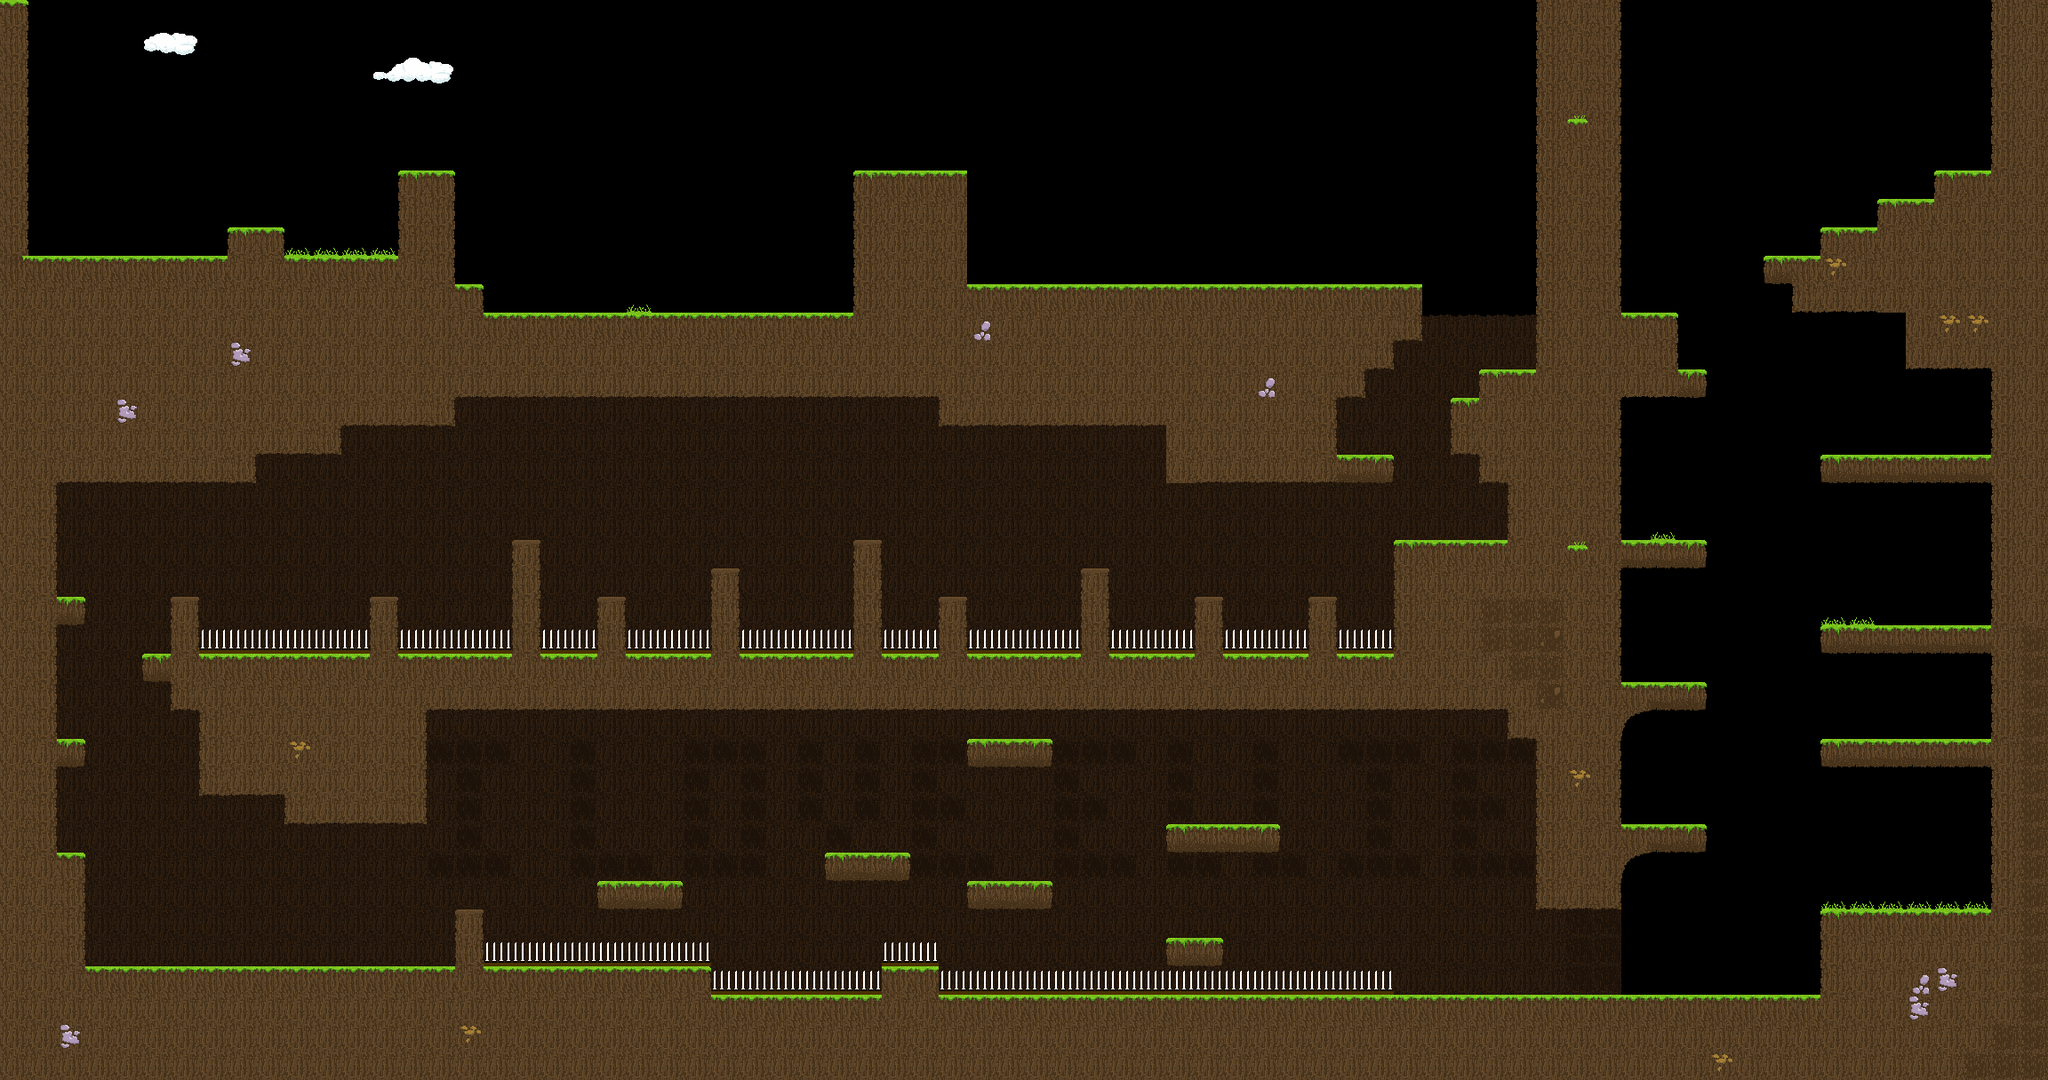

A 2D game scene composited from a Tiled map and its tileset images. What follows is a short description and the map's XML, with each tile layer's data collapsed to a summary:
An orthogonal 72x38 tile map with 32x32 px tiles, 3 tile layers (Background, Foreground, Spikes).

<map version="2017.05.23" orientation="orthogonal" renderorder="right-down" width="72" height="38" tilewidth="32" tileheight="32" nextobjectid="1">
 <tileset firstgid="1" source="ground.tsx" />
 <imagelayer name="Image Back">
  <image source="../../backs/sky.png" width="2284" height="1224" />
 </imagelayer>
 <layer name="Background" width="72" height="38">
  <data>[2736 cells, 1309 non-empty, 11 distinct tile ids]</data>
 </layer>
 <layer name="Foreground" width="72" height="38">
  <data>[2736 cells, 1037 non-empty, 22 distinct tile ids]</data>
 </layer>
 <layer name="Spikes" width="72" height="38">
  <data>[2736 cells, 65 non-empty, 1 distinct tile ids]</data>
 </layer>
</map>